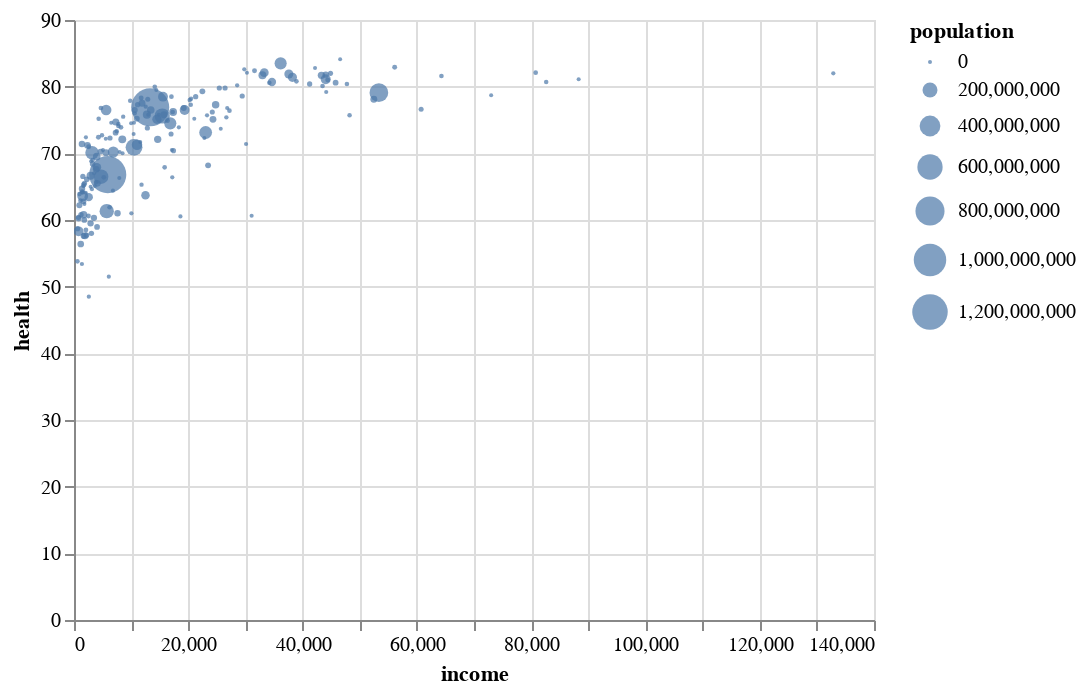

Write a Vega-Lite specification for this figure.
### Vega-Lite specification from a JSON file in a GitHub repository (floating-point values rounded to 4 significant figures; data arrays with more than 128 entries replaced by an {"elided": "..."} marker saying what was removed)
{"config": {"view": {"continuousWidth": 400, "continuousHeight": 300}}, "data": {"name": "data-7e3b7ef5d72a8470b0044710e8a24cca"}, "mark": "circle", "encoding": {"size": {"type": "quantitative", "field": "population"}, "x": {"type": "quantitative", "field": "income"}, "y": {"type": "quantitative", "field": "health"}}, "selection": {"selector001": {"type": "interval", "bind": "scales", "encodings": ["x", "y"]}}, "$schema": "https://vega.github.io/schema/vega-lite/v4.8.1.json", "datasets": {"data-7e3b7ef5d72a8470b0044710e8a24cca": {"elided": "187 records"}}}
